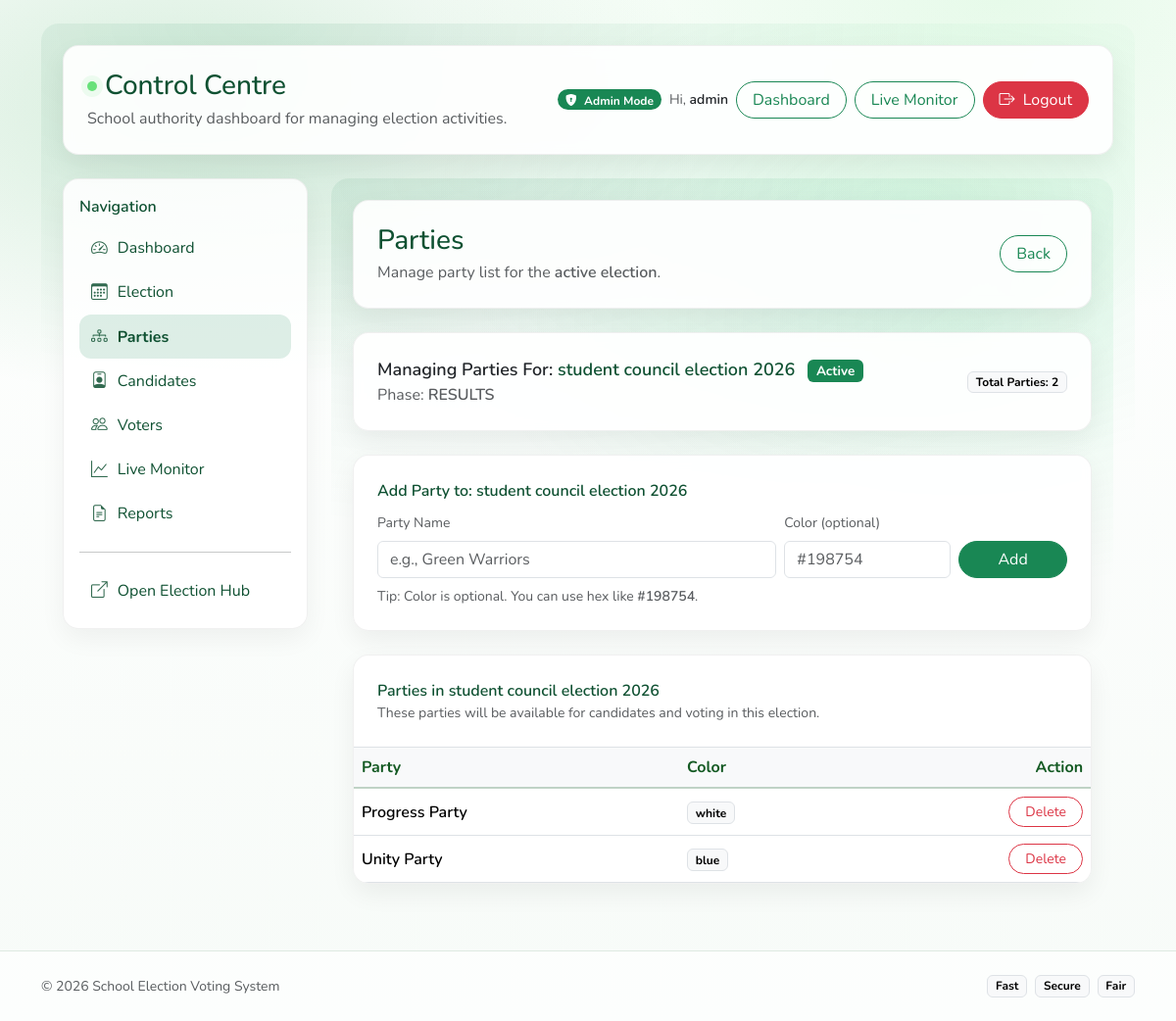
Page /control/parties/ (signed in) on the committed database.
### elections/models.py (models this page shows, shortened)
class Election(models.Model):
    title = models.CharField(max_length=200)
    start_time = models.DateTimeField()
    end_time = models.DateTimeField()
    candidate_start = models.DateTimeField()
    candidate_end = models.DateTimeField()
    voting_start = models.DateTimeField()
    voting_end = models.DateTimeField()
    is_active = models.BooleanField(default=False)
    def phase(self):
        now = timezone.now()
        if now < self.candidate_start:
            return "UPCOMING"
        if self.candidate_start <= now <= self.candidate_end:
            return "CANDIDATE"
        if self.candidate_end < now < self.voting_start:
            return "GAP"
        if self.voting_start <= now <= self.voting_end:
            return "VOTING"
        return "RESULTS"

class Party(models.Model):
    election = models.ForeignKey("Election", on_delete=models.CASCADE, related_name="parties")
    name = models.CharField(max_length=100)
    symbol = models.ImageField(upload_to="party_symbols/", blank=True, null=True)  # optional
    color = models.CharField(max_length=20, blank=True, null=True)  # optional like "#0d6efd"
    class Meta:
        unique_together = ("election", "name")

### control_center/views.py (the view)
    @login_required(login_url="login")
    def _wrapped(request, *args, **kwargs):
        if not school_admin_check(request.user):
            raise PermissionDenied
        return view_func(request, *args, **kwargs)

### control_center/views.py (called while the page is built, shortened)
def school_admin_check(user):
    return user.is_superuser or user.groups.filter(name="SchoolAdmin").exists()

def admin_only(view_func):
    @login_required(login_url="login")
    def _wrapped(request, *args, **kwargs):
        if not school_admin_check(request.user):
            raise PermissionDenied
        return view_func(request, *args, **kwargs)
    return _wrapped

def get_active_election(request):
    return Election.objects.filter(is_active=True).first()

@admin_only
def parties_manage(request):
    election = get_active_election(request)
    if not election:
        messages.info(request, "Please set an active election first from Election Management.")
        return redirect("control_center:election_manage")
    parties = Party.objects.filter(election=election).order_by("name")
    return render(
        request,
        "control_center/parties_manage.html",
        {
            "election": election,
            "phase": election.phase(),
            "parties": parties,
            "total": parties.count(),
        },
    )

### templates/control_center/parties_manage.html (shortened to what this page needs)
{% extends "control_center/base_control.html" %}
{% block cc_content %}
<div class="cc-wrap">
  <div class="cc-card p-4 mb-4">
    <div class="d-flex flex-wrap justify-content-between align-items-center gap-2">
      <div>
        <h3 class="mb-1" style="color:#0f5132;">Parties</h3>
        <div class="text-muted">
          Manage party list for the <span class="fw-semibold">active election</span>.
        </div>
      </div>
      <a href="{% url 'control_center:dashboard_home' %}" class="btn btn-outline-success rounded-pill px-3">
        Back
      </a>
    </div>
  </div>
  {% if not election %}
    <div class="cc-card p-4">
      <div class="text-muted">
        No active election selected. Please go to <span class="fw-semibold">Election Management</span> and set an election as active.
      </div>
      <div class="mt-3">
        <a href="{% url 'control_center:election_manage' %}" class="btn btn-success rounded-pill px-4">
          Go to Election Management
        </a>
      </div>
    </div>
  {% else %}
    <div class="cc-card p-4 mb-4">
      <div class="d-flex flex-wrap justify-content-between align-items-center gap-2">
        <div>
          <div class="fw-semibold" style="font-size:18px;">
            Managing Parties For:
            <span style="color:#0f5132;">{{ election.title }}</span>
            <span class="badge text-bg-success ms-2">Active</span>
          </div>
          <div class="text-muted">
            Phase: <span class="fw-semibold">{{ phase }}</span>
          </div>
        </div>
        <span class="badge text-bg-light border">Total Parties: {{ total }}</span>
      </div>
    </div>
    <div class="cc-card p-4 mb-4">
      <div class="fw-semibold mb-2" style="color:#0f5132;">
        Add Party to: {{ election.title }}
      </div>
      <form method="post" class="row g-2 align-items-end">
        <div class="col-12 col-md-7">
          <label class="form-label small text-muted">Party Name</label>
          <input type="text" name="name" class="form-control" placeholder="e.g., Green Warriors" required>
        </div>
        <div class="col-12 col-md-3">
          <label class="form-label small text-muted">Color (optional)</label>
          <input type="text" name="color" class="form-control" placeholder="#198754">
        </div>
        <div class="col-12 col-md-2 d-grid">
          <button type="submit" class="btn btn-success rounded-pill">Add</button>
        </div>
      </form>
      <div class="text-muted small mt-2">
        Tip: Color is optional. You can use hex like <span class="fw-semibold">#198754</span>.
      </div>
    </div>
    <div class="cc-card p-0 overflow-hidden">
      <div class="p-4 border-bottom">
        <div class="fw-semibold" style="color:#0f5132;">Parties in {{ election.title }}</div>
        <div class="text-muted small">These parties will be available for candidates and voting in this election.</div>
      </div>
      <div class="table-responsive">
        <table class="table mb-0 align-middle">
          <thead class="table-light">
            <tr>
              <th>Party</th>
              <th>Color</th>
              <th class="text-end">Action</th>
            </tr>
          </thead>
          <tbody>
            {% for p in parties %}
              <tr>
                <td class="fw-semibold">{{ p.name }}</td>
                <td>
                  {% if p.color %}
                    <span class="badge text-bg-light border">{{ p.color }}</span>
                  {% else %}
                    <span class="text-muted">—</span>
                  {% endif %}
                </td>
                <td class="text-end">
                  <form method="post" class="d-inline">
                    <button type="submit" class="btn btn-outline-danger btn-sm rounded-pill px-3"
                            onclick="return confirm('Delete this party? This may affect candidates and voting.');">
                      Delete
                    </button>
                  </form>
                </td>
              </tr>
            {% empty %}
              <tr>
                <td colspan="3" class="text-center text-muted p-4">No parties added yet for this election.</td>
              </tr>
            {% endfor %}
          </tbody>
        </table>
      </div>
    </div>
  {% endif %}
</div>
{% endblock %}

### templates/control_center/base_control.html (shortened to what this page needs)
{% extends "base.html" %}
{% block content %}
<div class="cc-wrap">
  <div class="cc-card p-4 mb-4">
    <div class="d-flex flex-wrap align-items-center justify-content-between gap-2">
      <div>
        <div class="d-flex align-items-center gap-2 mb-1">
          <span class="brand-dot"></span>
          <h3 class="m-0" style="color:#0f5132;">Control Centre</h3>
        </div>
        <div class="text-muted">School authority dashboard for managing election activities.</div>
      </div>
      <div class="d-flex gap-2 flex-wrap align-items-center">
        <span class="badge rounded-pill text-bg-success">
          <i class="bi bi-shield-lock-fill me-1"></i> Admin Mode
        </span>
        <span class="small text-muted d-none d-md-inline">
          Hi, <span class="fw-semibold text-dark">{{ user.username }}</span>
        </span>
        <a class="btn btn-outline-success rounded-pill px-3"
            href="{% url 'control_center:dashboard_home' %}">
          Dashboard
        </a>
        <a class="btn btn-outline-success rounded-pill px-3"
            href="{% url 'control_center:live_monitor' %}">
          Live Monitor
        </a>
        <form method="post" action="{% url 'logout' %}" class="d-inline">
          <button type="submit" class="btn btn-danger rounded-pill px-3">
            <i class="bi bi-box-arrow-right me-1"></i> Logout
          </button>
        </form>
      </div>
    </div>
  </div>
  <div class="row g-4">
    <div class="col-12 col-lg-3">
      <div class="cc-side p-3">
        <div class="fw-semibold mb-2" style="color:#0f5132;">Navigation</div>
        <a class="cc-link {% if request.path == '/control/' %}active{% endif %}"
           href="{% url 'control_center:dashboard_home' %}">
          <i class="bi bi-speedometer2"></i> Dashboard
        </a>
        <a class="cc-link {% if '/control/election/' in request.path %}active{% endif %}"
           href="{% url 'control_center:election_manage' %}">
          <i class="bi bi-calendar3"></i> Election
        </a>
        <a class="cc-link {% if '/control/parties/' in request.path %}active{% endif %}"
           href="{% url 'control_center:parties_manage' %}">
          <i class="bi bi-diagram-3"></i> Parties
        </a>
        <a class="cc-link {% if '/control/candidates/' in request.path %}active{% endif %}"
           href="{% url 'control_center:candidates_approval' %}">
          <i class="bi bi-person-badge"></i> Candidates
        </a>
        <a class="cc-link {% if '/control/voters/' in request.path %}active{% endif %}"
           href="{% url 'control_center:voters_list' %}">
          <i class="bi bi-people"></i> Voters
        </a>
        <a class="cc-link {% if '/control/live/' in request.path %}active{% endif %}"
           href="{% url 'control_center:live_monitor' %}">
          <i class="bi bi-graph-up"></i> Live Monitor
        </a>
        <a class="cc-link {% if '/control/reports/' in request.path %}active{% endif %}"
           href="{% url 'control_center:reports_home' %}">
          <i class="bi bi-file-earmark-text"></i> Reports
        </a>
        <hr class="my-3">
        <a class="cc-link" href="{% url 'elections:status' %}">
          <i class="bi bi-box-arrow-up-right"></i> Open Election Hub
        </a>
      </div>
    </div>
    <div class="col-12 col-lg-9">
      {% block cc_content %}{% endblock %}
    </div>
  </div>
</div>
{% endblock %}

### static/css/theme.css (style rules this page uses)
:root { --gv-900: #0b2e13; --gv-800: #0f3d1a; --gv-700: #145a23; --gv-600: #1b7a2f; --gv-500: #22a244; --gv-400: #35c759; --gv-300: #68e17a; --gv-200: #bff4c8; --gv-100: #e9fbea; --gv-shadow: 0 12px 30px rgba(16, 24, 16, 0.08); }
* { font-family: "Nunito", system-ui, -apple-system, Segoe UI, Roboto, Arial, sans-serif; }
body.app-bg { min-height: 100vh; background: radial-gradient(900px 500px at 15% 10%, rgba(34,162,68,0.18), transparent 60%), radial-gradient(900px 500px at 85% 0%, rgba(104,225,122,0.16), transparent 65%), linear-gradient(180deg, #ffffff, #f7fbf8); }
.brand-dot { width: 10px; height: 10px; border-radius: 999px; background: var(--gv-300); box-shadow: 0 0 0 6px rgba(191,244,200,0.25); }
.table { --bs-table-striped-bg: rgba(233, 251, 234, 0.55); }
.table thead th { color: var(--gv-700); font-weight: 700; border-bottom: 2px solid rgba(15, 90, 35, 0.25); }

### templates/control_center/base_control.html (style rules this page uses)
.cc-wrap { background: radial-gradient(1200px 600px at 20% 0%, rgba(25,135,84,.10), transparent 60%), radial-gradient(900px 500px at 80% 20%, rgba(46,204,113,.10), transparent 55%); border-radius: 18px; padding: 22px; }
.cc-card { border: 1px solid rgba(0,0,0,.06); border-radius: 16px; box-shadow: 0 10px 26px rgba(0,0,0,.06); background: rgba(255,255,255,.92); backdrop-filter: blur(6px); }
.cc-side { border-radius: 16px; border: 1px solid rgba(0,0,0,.06); background: rgba(255,255,255,.88); box-shadow: 0 10px 26px rgba(0,0,0,.05); overflow: hidden; }
.cc-link { display:flex; align-items:center; gap:10px; padding: 10px 12px; border-radius: 12px; color:#0f5132; text-decoration:none; }
.cc-link i { font-size: 1.05rem; opacity:.85; }
.cc-link.active { background: rgba(25,135,84,.14); font-weight: 700; }

### rows in the picture
Election: title "student council election 2026"
Party: name "Progress Party", color "white"
Party: name "Unity Party", color "blue"

### other values in the picture
{{ user.username }} "admin"
{{ phase }} "RESULTS"
{{ total }} "2"
